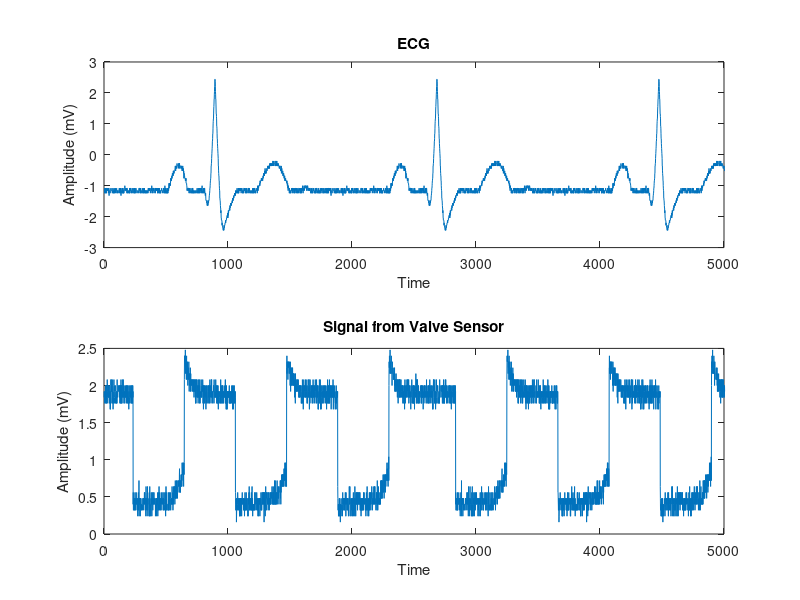

Write the MATLAB code that produced this figure.
Valve = csvread('ValveSensor.csv');
ECG = csvread('ECG.csv');

figure('Name','ECG compared to Hall Sensor Signal','NumberTitle','off');

subplot(2,1,1);
plot(ECG);
title("ECG"); ylabel("Amplitude (mV)"); xlabel("Time");
xlim([ 0 5000]);

subplot(2,1,2);
plot(Valve);
title("Signal from Valve Sensor"); ylabel("Amplitude (mV)"); xlabel("Time");
xlim([ 0 5000]);